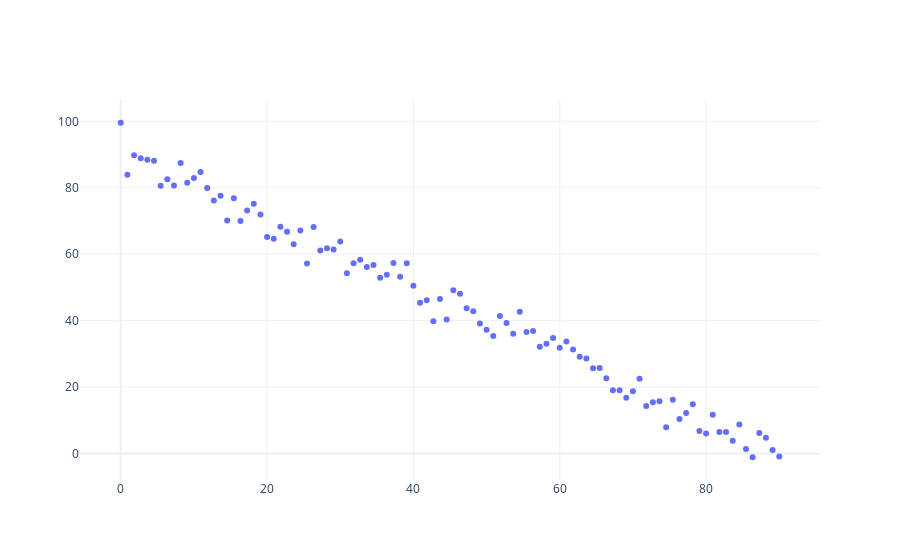

The notebook cell saved with this chart:
### Markdown cell above
Latitude represents the angle of how far north a point is situated. It is -90° at the south pole, 0° at the equator and 90° at the north pole.

One could easily assume that the further away from the equator (north pole, south pole), the most inhospitable the environment. On the other hand, the closer from the equator (tropical rainforest), the most prolific the environment, *i.e.* high animal diversity.

One could also assume that the model has some symmetry built into it as we see similar behaviors when latitude increases both positively or negatively.

Finally, we can assume that animal and plant diversity are positively. This seems as a natural assumption.

In order to measure animal diversity, one would need to find an appropriate metric. Maybe something like the number of animal species per $km^2$.

We expect the plant diversity as a function of latitude to look something like the plot below:

### Code cell
possible_animal_diversity_model()

### Figure 1 — Plotly figure (JSON) as saved in the notebook; plotly's stock layout.template omitted (floating-point values rounded to 4 significant figures)
{"data": [{"mode": "markers", "type": "scatter", "x": [0, 0.9091, 1.818, 2.727, 3.636, 4.545, 5.455, 6.364, 7.273, 8.182, 9.091, 10, 10.91, 11.82, 12.73, 13.64, 14.55, 15.45, 16.36, 17.27, 18.18, 19.09, 20, 20.91, 21.82, 22.73, 23.64, 24.55, 25.45, 26.36, 27.27, 28.18, 29.09, 30, 30.91, 31.82, 32.73, 33.64, 34.55, 35.45, 36.36, 37.27, 38.18, 39.09, 40, 40.91, 41.82, 42.73, 43.64, 44.55, 45.45, 46.36, 47.27, 48.18, 49.09, 50, 50.91, 51.82, 52.73, 53.64, 54.55, 55.45, 56.36, 57.27, 58.18, 59.09, 60, 60.91, 61.82, 62.73, 63.64, 64.55, 65.45, 66.36, 67.27, 68.18, 69.09, 70, 70.91, 71.82, 72.73, 73.64, 74.55, 75.45, 76.36, 77.27, 78.18, 79.09, 80, 80.91, 81.82, 82.73, 83.64, 84.55, 85.45, 86.36, 87.27, 88.18, 89.09, 90], "y": [99.57, 83.93, 89.79, 88.91, 88.47, 88.1, 80.61, 82.57, 80.7, 87.49, 81.5, 82.96, 84.79, 79.92, 76.15, 77.59, 70.14, 76.88, 70.02, 73.16, 75.18, 71.96, 65.19, 64.68, 68.27, 66.73, 63.03, 67.12, 57.2, 68.23, 61.11, 61.77, 61.41, 63.82, 54.31, 57.28, 58.37, 56.14, 56.79, 52.93, 53.82, 57.38, 53.19, 57.24, 50.54, 45.37, 46.14, 39.83, 46.53, 40.31, 49.12, 48.11, 43.72, 42.81, 39.13, 37.27, 35.38, 41.4, 39.33, 36.08, 42.68, 36.57, 36.9, 32.14, 33.07, 34.75, 31.85, 33.75, 31.31, 29.15, 28.59, 25.65, 25.79, 22.67, 19.08, 19.04, 16.82, 18.74, 22.55, 14.3, 15.41, 15.75, 7.906, 16.23, 10.39, 12.19, 14.81, 6.763, 6.054, 11.68, 6.509, 6.451, 3.873, 8.709, 1.362, -1.113, 6.179, 4.74, 1.1, -0.8571]}], "layout": {}}
